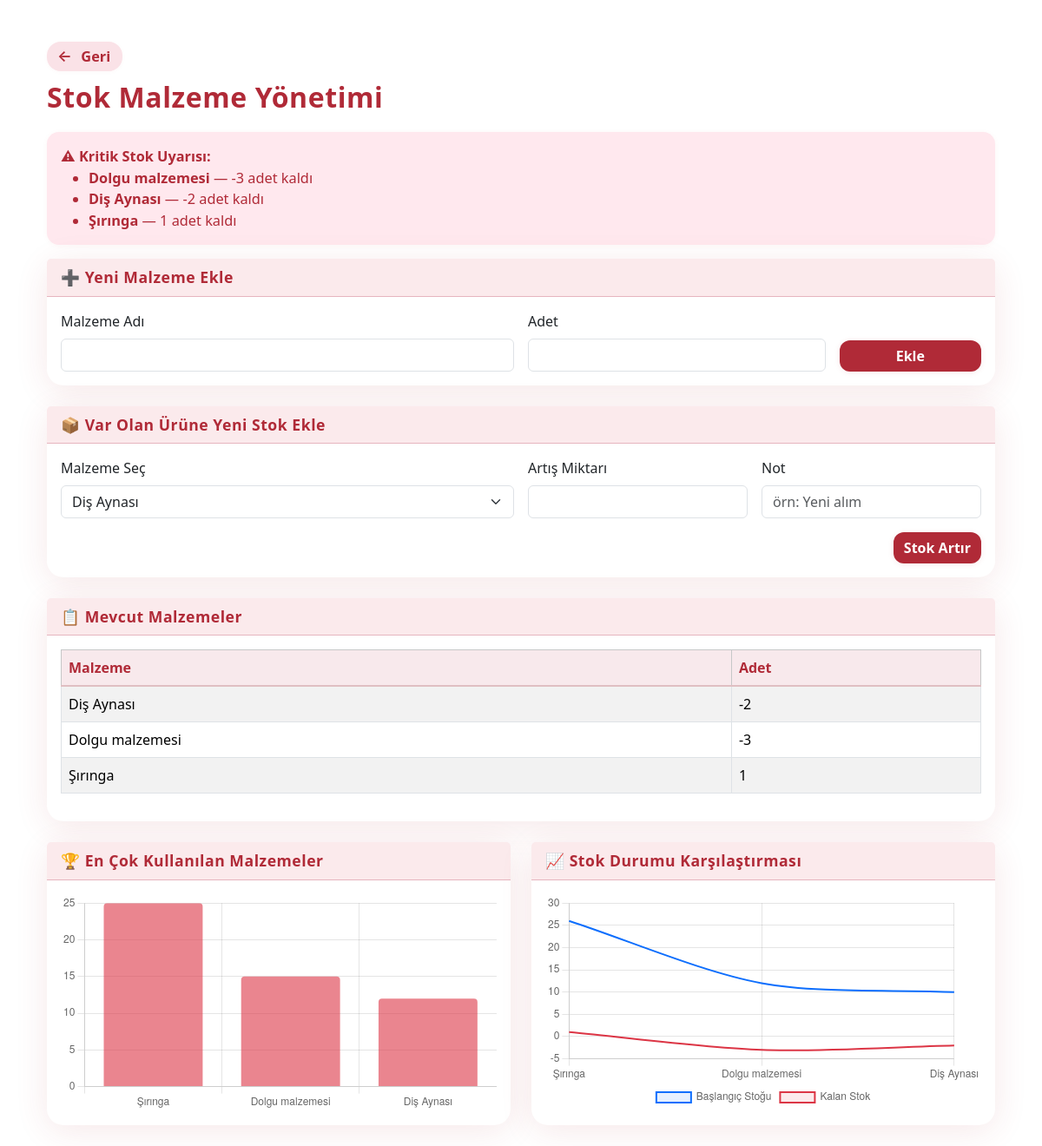
The app's page /index.php?page=inventory (signed in) with its own data.
### tables this page shows
CREATE TABLE `inventory_items` (
  `id` int(11) NOT NULL,
  `name` varchar(255) NOT NULL,
  `quantity` int(11) DEFAULT 0,
  `created_at` timestamp NOT NULL DEFAULT current_timestamp()
);

### controllers/InventoryController.php (called while the page is built, shortened)
<?php
require_once __DIR__ . '/../models/Inventory.php';
class InventoryController {
    private $inventory;
    public function __construct() {
        $this->inventory = new Inventory();
    }
    public function index() {
        $items = $this->inventory->getAllItems();
        $topUsedItems = $this->inventory->getTopUsedItems();
        $chartItems = $this->inventory->getTop10ItemUsageAndStock();
        $lowStockItems = $this->inventory->getLowStockItems();
        require __DIR__ . '/../views/layout.php';
    }
}

### public/index.php (called while the page is built, shortened)
<?php
$page = $_GET['page'] ?? 'login';
route($page);
?>

### config/Database.php (called while the page is built)
<?php
class Database {
    private static $connection = null;
    public static function getConnection() {
        if (self::$connection === null) {
            $host = 'localhost';
            $db = 'dishane_db';
            $user = 'root';
            $pass = '';
            $charset = 'utf8mb4';
            $dsn = "mysql:host=$host;dbname=$db;charset=$charset";
            $options = [
                PDO::ATTR_ERRMODE => PDO::ERRMODE_EXCEPTION,
                PDO::ATTR_DEFAULT_FETCH_MODE => PDO::FETCH_ASSOC,
                PDO::ATTR_EMULATE_PREPARES => false,
            ];
            try {
                self::$connection = new PDO($dsn, $user, $pass, $options);
            } catch (PDOException $e) {
                die("Veritabanı bağlantı hatası: " . $e->getMessage());
            }
        }
        return self::$connection;
    }
}

### models/Inventory.php (called while the page is built, shortened)
<?php
require_once __DIR__ . '/../config/Database.php';
class Inventory {
    private $db;
    public function __construct() {
        $this->db = Database::getConnection();
    }
    public function getAllItems() {
        $stmt = $this->db->query("SELECT * FROM inventory_items ORDER BY name ASC");
        return $stmt->fetchAll(PDO::FETCH_ASSOC);
    }
    public function getTopUsedItems($limit = 10) {
        $stmt = $this->db->prepare("
            SELECT ii.name, ABS(SUM(il.change_quantity)) AS total_used
            FROM inventory_logs il
            INNER JOIN inventory_items ii ON il.item_id = ii.id
            WHERE il.change_quantity < 0
            GROUP BY il.item_id
            ORDER BY total_used DESC
            LIMIT ?
        ");
        $stmt->bindValue(1, $limit, PDO::PARAM_INT);
        $stmt->execute();
        return $stmt->fetchAll(PDO::FETCH_ASSOC);
    }
    public function getTop10ItemUsageAndStock() {
        $stmt = $this->db->prepare("
            SELECT
                ii.name,
                ii.quantity AS current_stock,
                ABS(SUM(CASE WHEN il.change_quantity < 0 THEN il.change_quantity ELSE 0 END)) AS total_used,
                ii.quantity + ABS(SUM(CASE WHEN il.change_quantity < 0 THEN il.change_quantity ELSE 0 END)) AS initial_stock
            FROM inventory_items ii
            LEFT JOIN inventory_logs il ON il.item_id = ii.id
            GROUP BY ii.id
            ORDER BY total_used DESC
            LIMIT 10
        ");
        $stmt->execute();
        return $stmt->fetchAll(PDO::FETCH_ASSOC);
    }
    public function getLowStockItems($threshold = 5) {
        $stmt = $this->db->prepare("SELECT name, quantity FROM inventory_items WHERE quantity <= ? ORDER BY quantity ASC");
        $stmt->execute([$threshold]);
        return $stmt->fetchAll();
    }
}

### views/dashboard/sekreter/inventory-manage.php (the view, shortened to what this page needs)
<div class="container mt-5">
<div class="geri-btn-kapsayici">
  <a href="index.php?page=dashboard" class="geri-btn-mini">
    <span class="geri-ikon">&#8592;</span> Geri
  </a>
</div>
    <h2 class="mb-4 text-primary">Stok Malzeme Yönetimi</h2>
    <?php if (!empty($lowStockItems)): ?>
    <div class="alert alert-danger">
        <strong>⚠ Kritik Stok Uyarısı:</strong>
        <ul class="mb-0">
            <?php foreach ($lowStockItems as $item): ?>
                <li><strong><?= htmlspecialchars($item['name']) ?></strong> — <?= $item['quantity'] ?> adet kaldı</li>
            <?php endforeach; ?>
        </ul>
    </div>
<?php endif; ?>
    <div class="card mb-4 shadow-sm">
        <div class="card-header fw-bold">➕ Yeni Malzeme Ekle</div>
        <div class="card-body">
            <form method="POST" action="index.php?page=inventory-add" class="row g-3">
                <div class="col-md-6">
                    <label class="form-label">Malzeme Adı</label>
                    <input type="text" name="name" class="form-control" required>
                </div>
                <div class="col-md-4">
                    <label class="form-label">Adet</label>
                    <input type="number" name="quantity" class="form-control" required>
                </div>
                <div class="col-md-2 d-flex align-items-end">
                    <button type="submit" class="btn btn-success w-100">Ekle</button>
                </div>
            </form>
        </div>
    </div>
    <div class="card mb-4 shadow-sm">
        <div class="card-header fw-bold">📦 Var Olan Ürüne Yeni Stok Ekle</div>
        <div class="card-body">
            <form method="POST" action="index.php?page=inventory-increase" class="row g-3">
                <div class="col-md-6">
                    <label class="form-label">Malzeme Seç</label>
                    <select name="item_id" id="material-select" class="form-select" required>
                        <?php foreach ($items as $item): ?>
                            <option value="<?= $item['id'] ?>"><?= htmlspecialchars($item['name']) ?></option>
                        <?php endforeach; ?>
                    </select>
                </div>
                <div class="col-md-3">
                    <label class="form-label">Artış Miktarı</label>
                    <input type="number" name="increase_quantity" class="form-control" required>
                </div>
                <div class="col-md-3">
                    <label class="form-label">Not</label>
                    <input type="text" name="reason" class="form-control" placeholder="örn: Yeni alım">
                </div>
                <div class="col-12 text-end">
                    <button type="submit" class="btn btn-success">Stok Artır</button>
                </div>
            </form>
        </div>
    </div>
    <div class="card mb-4 shadow-sm">
        <div class="card-header fw-bold">📋 Mevcut Malzemeler</div>
        <div class="card-body">
            <table class="table table-striped table-bordered">
                <thead class="table-light">
                    <tr>
                        <th>Malzeme</th>
                        <th>Adet</th>
                    </tr>
                </thead>
                <tbody>
                    <?php foreach ($items as $item): ?>
                        <tr>
                            <td><?= htmlspecialchars($item['name']) ?></td>
                            <td><?= $item['quantity'] ?></td>
                        </tr>
                    <?php endforeach; ?>
                </tbody>
            </table>
        </div>
    </div>
    <div class="row">
        <div class="col-md-6">
            <div class="card mb-4 shadow-sm">
                <div class="card-header fw-bold">🏆 En Çok Kullanılan Malzemeler</div>
                <div class="card-body">
                    <canvas id="topUsedChart" style="height: 250px;"></canvas>
                </div>
            </div>
        </div>
        <div class="col-md-6">
            <div class="card mb-4 shadow-sm">
                <div class="card-header fw-bold">📈 Stok Durumu Karşılaştırması</div>
                <div class="card-body">
                    <canvas id="lineStockChart" style="height: 250px;"></canvas>
                </div>
            </div>
        </div>
    </div>
</div>
<?php
$topLabels = [];
$topValues = [];
foreach ($topUsedItems ?? [] as $item) {
    $topLabels[] = $item['name'];
    $topValues[] = $item['total_used'];
}
$lineLabels = [];
$lineInitials = [];
$lineCurrents = [];
foreach ($chartItems ?? [] as $item) {
    $lineLabels[] = $item['name'];
    $lineInitials[] = $item['initial_stock'];
    $lineCurrents[] = $item['current_stock'];
}
?>
<script>
const ctx2 = document.getElementById('topUsedChart').getContext('2d');
new Chart(ctx2, {
    type: 'bar',
    data: {
        labels: <?= json_encode($topLabels) ?>,
        datasets: [{
            label: 'Toplam Kullanım',
            data: <?= json_encode($topValues) ?>,
            backgroundColor: 'rgba(220, 53, 69, 0.6)',
            borderRadius: 4
        }]
    },
    options: {
        responsive: true,
        maintainAspectRatio: false,
        plugins: {
            legend: { display: false }
        },
        scales: {
            y: { beginAtZero: true }
        }
    }
});
const ctx3 = document.getElementById('lineStockChart').getContext('2d');
new Chart(ctx3, {
    type: 'line',
    data: {
        labels: <?= json_encode($lineLabels) ?>,
        datasets: [
            {
                label: 'Başlangıç Stoğu',
                data: <?= json_encode($lineInitials) ?>,
                borderColor: '#0d6efd',
                backgroundColor: 'rgba(13, 110, 253, 0.1)',
                tension: 0.3,
                borderWidth: 2,
                pointRadius: 0
            },
            {
                label: 'Kalan Stok',
                data: <?= json_encode($lineCurrents) ?>,
                borderColor: '#dc3545',
                backgroundColor: 'rgba(220, 53, 69, 0.1)',
                tension: 0.3,
                borderWidth: 2,
                pointRadius: 0
            }
        ]
    },
    options: {
        responsive: true,
        maintainAspectRatio: false,
        plugins: {
            legend: { position: 'bottom' }
        },
        scales: {
            y: { beginAtZero: true }
        }
    }
});
</script>

### views/dashboard/sekreter/inventory-manage.php (style rules this page uses)
h2.text-primary, .card-header.fw-bold { color: #b02a37 !important; }
.card-header.fw-bold { background: #fbeaec; border-bottom: 1.2px solid #e6b5bf; font-size: 1.1rem; letter-spacing: .03em; }
h2.text-primary { font-weight: 700; letter-spacing: .6px; margin-bottom: 1.3rem !important; }
.alert-danger { background: #ffe8ee; color: #b02a37; border: none; border-radius: 14px; font-size: 1.02rem; font-weight: 500; box-shadow: 0 1px 6px 0 rgba(176,42,55,0.04); }
.btn-success, .btn-success:visited { background: #b02a37 !important; color: #fff !important; border: none; border-radius: 12px; font-weight: 600; box-shadow: 0 1px 7px 0 rgba(176,42,55, 0.09); transition: background .14s, box-shadow .13s; }
.card { border-radius: 19px !important; box-shadow: 0 6px 38px 0 rgba(176, 42, 55, 0.11) !important; border: none !important; }
.table > thead > tr > th { background: #f8e9ec !important; color: #b02a37 !important; border-bottom: 2.2px solid #e0bfc2 !important; font-weight: 700; }
.table-striped > tbody > tr:nth-of-type(odd) { background: #fff7fa !important; }
.table-striped > tbody > tr:nth-of-type(even) { background: #fff !important; }
.geri-btn-kapsayici { margin-top: 0.2rem !important; margin-bottom: 0.7rem; }
.geri-btn-mini { display: inline-flex; align-items: center; gap: .4em; background: #fae2e7; color: #b02a37; font-weight: 600; font-size: 1.02rem; border: none; border-radius: 16px; padding: 5px 14px 5px 11px; text-decoration: none; box-shadow: 0 1px 5px 0 rgba(176,42,55,0.03); transition: background .15s, color .13s; height: 34px; min-width: 62px; }
.geri-btn-mini .geri-ikon { font-size: 1.08em; line-height: 1; vertical-align: middle; margin-right: 4px; margin-left: 1px; }

### records on screen
inventory_items: name "Dolgu malzemesi", quantity "-3"
inventory_items: name "Diş Aynası", quantity "-2"
inventory_items: name "Şırınga", quantity "1"

### other values on screen
form field item_id "Diş Aynası"
chart data {{ json_encode($topValues) }} ["25","15","12"]
chart data {{ json_encode($lineInitials) }} ["26","12","10"]
